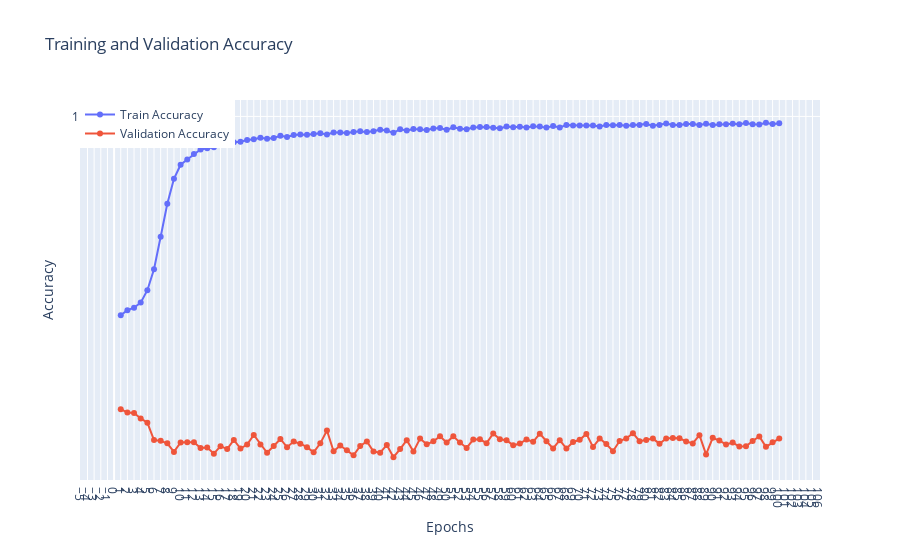

Here is the notebook cell this chart was saved with:
### Code cell
import plotly.graph_objects as go

# Create the interactive plot
fig = go.Figure()

fig.add_trace(go.Scatter(x=epochs, y=data['train']['ExactMatchAccuracy'], mode='lines+markers', name='Train Accuracy'))
fig.add_trace(go.Scatter(x=epochs, y=data['val']['ExactMatchAccuracy'], mode='lines+markers', name='Validation Accuracy'))

fig.update_layout(
    title='Training and Validation Accuracy',
    xaxis_title='Epochs',
    yaxis_title='Accuracy',
    xaxis=dict(tickmode='linear'),
    yaxis=dict(tickmode='linear'),
    legend=dict(x=0, y=1),
    grid=dict(),
)

fig.show()
